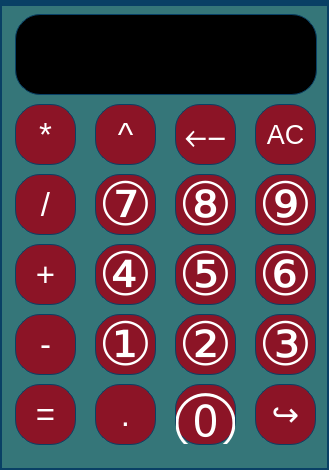
<?xml version="1.0" encoding="UTF-8"?>
<ui version="4.0">
 <class>Controller</class>
 <widget class="QMainWindow" name="Controller">
  <property name="geometry">
   <rect>
    <x>0</x>
    <y>0</y>
    <width>329</width>
    <height>470</height>
   </rect>
  </property>
  <property name="minimumSize">
   <size>
    <width>329</width>
    <height>470</height>
   </size>
  </property>
  <property name="maximumSize">
   <size>
    <width>329</width>
    <height>470</height>
   </size>
  </property>
  <property name="windowTitle">
   <string>Controller</string>
  </property>
  <property name="styleSheet">
   <string notr="true">color: rgb(0, 0, 0);
background-color: rgb(53, 118, 121);
border: 2px solid #094065;</string>
  </property>
  <widget class="QWidget" name="centralwidget">
   <widget class="QPushButton" name="AC_buton">
    <property name="geometry">
     <rect>
      <x>255</x>
      <y>100</y>
      <width>61</width>
      <height>61</height>
     </rect>
    </property>
    <property name="font">
     <font>
      <pointsize>20</pointsize>
     </font>
    </property>
    <property name="styleSheet">
     <string notr="true">color: rgb(255, 255, 255);
background-color: rgb(140, 20, 38);
border-radius: 25px;                     /* &lt;----  20px  */ 
border: 1px solid #094065;</string>
    </property>
    <property name="text">
     <string>AC</string>
    </property>
    <attribute name="buttonGroup">
     <string notr="true">buttonGroup</string>
    </attribute>
   </widget>
   <widget class="QPushButton" name="BackSpase_buton">
    <property name="geometry">
     <rect>
      <x>175</x>
      <y>100</y>
      <width>61</width>
      <height>61</height>
     </rect>
    </property>
    <property name="font">
     <font>
      <pointsize>30</pointsize>
     </font>
    </property>
    <property name="styleSheet">
     <string notr="true">color: rgb(255, 255, 255);
background-color: rgb(140, 20, 38);
border-radius: 25px;                     /* &lt;----  20px  */ 
border: 1px solid #094065;</string>
    </property>
    <property name="text">
     <string>⤌</string>
    </property>
    <attribute name="buttonGroup">
     <string notr="true">buttonGroup</string>
    </attribute>
   </widget>
   <widget class="QPushButton" name="DivWithRem_buton">
    <property name="geometry">
     <rect>
      <x>330</x>
      <y>240</y>
      <width>61</width>
      <height>61</height>
     </rect>
    </property>
    <property name="font">
     <font>
      <pointsize>25</pointsize>
     </font>
    </property>
    <property name="styleSheet">
     <string notr="true">color: rgb(255, 255, 255);
background-color: rgb(140, 20, 38);
border-radius: 25px;                     /* &lt;----  20px  */ 
border: 1px solid #094065;</string>
    </property>
    <property name="text">
     <string>%</string>
    </property>
    <attribute name="buttonGroup">
     <string notr="true">buttonGroup</string>
    </attribute>
   </widget>
   <widget class="QPushButton" name="Div_buton">
    <property name="geometry">
     <rect>
      <x>15</x>
      <y>170</y>
      <width>61</width>
      <height>61</height>
     </rect>
    </property>
    <property name="font">
     <font>
      <pointsize>25</pointsize>
     </font>
    </property>
    <property name="styleSheet">
     <string notr="true">color: rgb(255, 255, 255);
background-color: rgb(140, 20, 38);
border-radius: 25px;                     /* &lt;----  20px  */ 
border: 1px solid #094065;</string>
    </property>
    <property name="text">
     <string>/</string>
    </property>
    <attribute name="buttonGroup">
     <string notr="true">buttonGroup</string>
    </attribute>
   </widget>
   <widget class="QPushButton" name="Seven_buton">
    <property name="geometry">
     <rect>
      <x>95</x>
      <y>170</y>
      <width>61</width>
      <height>61</height>
     </rect>
    </property>
    <property name="font">
     <font>
      <pointsize>45</pointsize>
     </font>
    </property>
    <property name="styleSheet">
     <string notr="true">color: rgb(255, 255, 255);
background-color: rgb(140, 20, 38);
border-radius: 25px;                     /* &lt;----  20px  */ 
border: 1px solid #094065;</string>
    </property>
    <property name="text">
     <string>⑦</string>
    </property>
    <attribute name="buttonGroup">
     <string notr="true">buttonGroup</string>
    </attribute>
   </widget>
   <widget class="QPushButton" name="Eight_buton">
    <property name="geometry">
     <rect>
      <x>175</x>
      <y>170</y>
      <width>61</width>
      <height>61</height>
     </rect>
    </property>
    <property name="font">
     <font>
      <pointsize>45</pointsize>
     </font>
    </property>
    <property name="styleSheet">
     <string notr="true">color: rgb(255, 255, 255);
background-color: rgb(140, 20, 38);
border-radius: 25px;                     /* &lt;----  20px  */ 
border: 1px solid #094065;</string>
    </property>
    <property name="text">
     <string>⑧</string>
    </property>
    <attribute name="buttonGroup">
     <string notr="true">buttonGroup</string>
    </attribute>
   </widget>
   <widget class="QPushButton" name="Nine_buton">
    <property name="geometry">
     <rect>
      <x>255</x>
      <y>170</y>
      <width>61</width>
      <height>61</height>
     </rect>
    </property>
    <property name="font">
     <font>
      <pointsize>45</pointsize>
     </font>
    </property>
    <property name="styleSheet">
     <string notr="true">color: rgb(255, 255, 255);
background-color: rgb(140, 20, 38);
border-radius: 25px;                     /* &lt;----  20px  */ 
border: 1px solid #094065;</string>
    </property>
    <property name="text">
     <string>⑨</string>
    </property>
    <attribute name="buttonGroup">
     <string notr="true">buttonGroup</string>
    </attribute>
   </widget>
   <widget class="QPushButton" name="Mult_buton">
    <property name="geometry">
     <rect>
      <x>15</x>
      <y>100</y>
      <width>61</width>
      <height>61</height>
     </rect>
    </property>
    <property name="font">
     <font>
      <pointsize>25</pointsize>
     </font>
    </property>
    <property name="styleSheet">
     <string notr="true">color: rgb(255, 255, 255);
background-color: rgb(140, 20, 38);
border-radius: 25px;                     /* &lt;----  20px  */ 
border: 1px solid #094065;</string>
    </property>
    <property name="text">
     <string>*</string>
    </property>
    <attribute name="buttonGroup">
     <string notr="true">buttonGroup</string>
    </attribute>
   </widget>
   <widget class="QPushButton" name="Four_buton">
    <property name="geometry">
     <rect>
      <x>95</x>
      <y>240</y>
      <width>61</width>
      <height>61</height>
     </rect>
    </property>
    <property name="font">
     <font>
      <pointsize>45</pointsize>
     </font>
    </property>
    <property name="styleSheet">
     <string notr="true">color: rgb(255, 255, 255);
background-color: rgb(140, 20, 38);
border-radius: 25px;                     /* &lt;----  20px  */ 
border: 1px solid #094065;</string>
    </property>
    <property name="text">
     <string>④</string>
    </property>
    <attribute name="buttonGroup">
     <string notr="true">buttonGroup</string>
    </attribute>
   </widget>
   <widget class="QPushButton" name="Five_buton">
    <property name="geometry">
     <rect>
      <x>175</x>
      <y>240</y>
      <width>61</width>
      <height>61</height>
     </rect>
    </property>
    <property name="font">
     <font>
      <pointsize>45</pointsize>
     </font>
    </property>
    <property name="styleSheet">
     <string notr="true">color: rgb(255, 255, 255);
background-color: rgb(140, 20, 38);
border-radius: 25px;                     /* &lt;----  20px  */ 
border: 1px solid #094065;</string>
    </property>
    <property name="text">
     <string>⑤</string>
    </property>
    <attribute name="buttonGroup">
     <string notr="true">buttonGroup</string>
    </attribute>
   </widget>
   <widget class="QPushButton" name="Six_buton">
    <property name="geometry">
     <rect>
      <x>255</x>
      <y>240</y>
      <width>61</width>
      <height>61</height>
     </rect>
    </property>
    <property name="font">
     <font>
      <pointsize>45</pointsize>
     </font>
    </property>
    <property name="styleSheet">
     <string notr="true">color: rgb(255, 255, 255);
background-color: rgb(140, 20, 38);
border-radius: 25px;                     /* &lt;----  20px  */ 
border: 1px solid #094065;</string>
    </property>
    <property name="text">
     <string>⑥</string>
    </property>
    <attribute name="buttonGroup">
     <string notr="true">buttonGroup</string>
    </attribute>
   </widget>
   <widget class="QPushButton" name="Sub_buton">
    <property name="geometry">
     <rect>
      <x>15</x>
      <y>310</y>
      <width>61</width>
      <height>61</height>
     </rect>
    </property>
    <property name="font">
     <font>
      <pointsize>25</pointsize>
     </font>
    </property>
    <property name="styleSheet">
     <string notr="true">color: rgb(255, 255, 255);
background-color: rgb(140, 20, 38);
border-radius: 25px;                     /* &lt;----  20px  */ 
border: 1px solid #094065;</string>
    </property>
    <property name="text">
     <string>-</string>
    </property>
    <attribute name="buttonGroup">
     <string notr="true">buttonGroup</string>
    </attribute>
   </widget>
   <widget class="QPushButton" name="Three_buton">
    <property name="geometry">
     <rect>
      <x>255</x>
      <y>310</y>
      <width>61</width>
      <height>61</height>
     </rect>
    </property>
    <property name="font">
     <font>
      <pointsize>45</pointsize>
     </font>
    </property>
    <property name="styleSheet">
     <string notr="true">color: rgb(255, 255, 255);
background-color: rgb(140, 20, 38);
border-radius: 25px;                     /* &lt;----  20px  */ 
border: 1px solid #094065;</string>
    </property>
    <property name="text">
     <string>③</string>
    </property>
    <attribute name="buttonGroup">
     <string notr="true">buttonGroup</string>
    </attribute>
   </widget>
   <widget class="QPushButton" name="Sum_buton">
    <property name="geometry">
     <rect>
      <x>15</x>
      <y>240</y>
      <width>61</width>
      <height>61</height>
     </rect>
    </property>
    <property name="font">
     <font>
      <pointsize>25</pointsize>
     </font>
    </property>
    <property name="styleSheet">
     <string notr="true">color: rgb(255, 255, 255);
background-color: rgb(140, 20, 38);
border-radius: 25px;                     /* &lt;----  20px  */ 
border: 1px solid #094065;</string>
    </property>
    <property name="text">
     <string>+</string>
    </property>
    <attribute name="buttonGroup">
     <string notr="true">buttonGroup</string>
    </attribute>
   </widget>
   <widget class="QPushButton" name="Two_buton">
    <property name="geometry">
     <rect>
      <x>175</x>
      <y>310</y>
      <width>61</width>
      <height>61</height>
     </rect>
    </property>
    <property name="font">
     <font>
      <pointsize>45</pointsize>
     </font>
    </property>
    <property name="styleSheet">
     <string notr="true">color: rgb(255, 255, 255);
background-color: rgb(140, 20, 38);
border-radius: 25px;                     /* &lt;----  20px  */ 
border: 1px solid #094065;</string>
    </property>
    <property name="text">
     <string>②</string>
    </property>
    <attribute name="buttonGroup">
     <string notr="true">buttonGroup</string>
    </attribute>
   </widget>
   <widget class="QPushButton" name="One_buton">
    <property name="geometry">
     <rect>
      <x>95</x>
      <y>310</y>
      <width>61</width>
      <height>61</height>
     </rect>
    </property>
    <property name="font">
     <font>
      <pointsize>45</pointsize>
     </font>
    </property>
    <property name="styleSheet">
     <string notr="true">color: rgb(255, 255, 255);
background-color: rgb(140, 20, 38);
border-radius: 25px;                     /* &lt;----  20px  */ 
border: 1px solid #094065;</string>
    </property>
    <property name="text">
     <string>①</string>
    </property>
    <attribute name="buttonGroup">
     <string notr="true">buttonGroup</string>
    </attribute>
   </widget>
   <widget class="QPushButton" name="AdditionalOp_buton">
    <property name="geometry">
     <rect>
      <x>255</x>
      <y>380</y>
      <width>61</width>
      <height>61</height>
     </rect>
    </property>
    <property name="font">
     <font>
      <pointsize>25</pointsize>
     </font>
    </property>
    <property name="styleSheet">
     <string notr="true">color: rgb(255, 255, 255);
background-color: rgb(140, 20, 38);
border-radius: 25px;                     /* &lt;----  20px  */ 
border: 1px solid #094065;</string>
    </property>
    <property name="text">
     <string>↪</string>
    </property>
    <attribute name="buttonGroup">
     <string notr="true">buttonGroup</string>
    </attribute>
   </widget>
   <widget class="QPushButton" name="Zero_buton">
    <property name="geometry">
     <rect>
      <x>175</x>
      <y>380</y>
      <width>61</width>
      <height>61</height>
     </rect>
    </property>
    <property name="font">
     <font>
      <pointsize>45</pointsize>
     </font>
    </property>
    <property name="styleSheet">
     <string notr="true">color: rgb(255, 255, 255);
background-color: rgb(140, 20, 38);
border-radius: 25px;                     /* &lt;----  20px  */ 
border: 1px solid #094065;</string>
    </property>
    <property name="text">
     <string>⓪</string>
    </property>
    <attribute name="buttonGroup">
     <string notr="true">buttonGroup</string>
    </attribute>
   </widget>
   <widget class="QPushButton" name="Point_buton">
    <property name="geometry">
     <rect>
      <x>95</x>
      <y>380</y>
      <width>61</width>
      <height>61</height>
     </rect>
    </property>
    <property name="font">
     <font>
      <pointsize>25</pointsize>
     </font>
    </property>
    <property name="styleSheet">
     <string notr="true">color: rgb(255, 255, 255);
background-color: rgb(140, 20, 38);
border-radius: 25px;                     /* &lt;----  20px  */ 
border: 1px solid #094065;</string>
    </property>
    <property name="text">
     <string>.</string>
    </property>
    <attribute name="buttonGroup">
     <string notr="true">buttonGroup</string>
    </attribute>
   </widget>
   <widget class="QPushButton" name="Eqal_buton">
    <property name="geometry">
     <rect>
      <x>15</x>
      <y>380</y>
      <width>61</width>
      <height>61</height>
     </rect>
    </property>
    <property name="font">
     <font>
      <pointsize>25</pointsize>
     </font>
    </property>
    <property name="styleSheet">
     <string notr="true">color: rgb(255, 255, 255);
background-color: rgb(140, 20, 38);
border-radius: 25px;                     /* &lt;----  20px  */ 
border: 1px solid #094065;</string>
    </property>
    <property name="text">
     <string>=</string>
    </property>
    <attribute name="buttonGroup">
     <string notr="true">buttonGroup</string>
    </attribute>
   </widget>
   <widget class="QPushButton" name="cos_buton">
    <property name="geometry">
     <rect>
      <x>400</x>
      <y>170</y>
      <width>60</width>
      <height>61</height>
     </rect>
    </property>
    <property name="font">
     <font>
      <pointsize>25</pointsize>
     </font>
    </property>
    <property name="styleSheet">
     <string notr="true">color: rgb(255, 255, 255);
background-color: rgb(140, 20, 38);
border-radius: 25px;                     /* &lt;----  20px  */ 
border: 1px solid #094065;</string>
    </property>
    <property name="text">
     <string>cos</string>
    </property>
   </widget>
   <widget class="QPushButton" name="tan_buton">
    <property name="geometry">
     <rect>
      <x>540</x>
      <y>170</y>
      <width>60</width>
      <height>61</height>
     </rect>
    </property>
    <property name="font">
     <font>
      <pointsize>25</pointsize>
     </font>
    </property>
    <property name="styleSheet">
     <string notr="true">color: rgb(255, 255, 255);
background-color: rgb(140, 20, 38);
border-radius: 25px;                     /* &lt;----  20px  */ 
border: 1px solid #094065;</string>
    </property>
    <property name="text">
     <string>tan</string>
    </property>
   </widget>
   <widget class="QPushButton" name="sqrt_buton">
    <property name="geometry">
     <rect>
      <x>400</x>
      <y>100</y>
      <width>60</width>
      <height>61</height>
     </rect>
    </property>
    <property name="font">
     <font>
      <pointsize>25</pointsize>
     </font>
    </property>
    <property name="styleSheet">
     <string notr="true">color: rgb(255, 255, 255);
background-color: rgb(140, 20, 38);
border-radius: 25px;                     /* &lt;----  20px  */ 
border: 1px solid #094065;</string>
    </property>
    <property name="text">
     <string>sqrt</string>
    </property>
   </widget>
   <widget class="QPushButton" name="acos_buton">
    <property name="geometry">
     <rect>
      <x>540</x>
      <y>240</y>
      <width>60</width>
      <height>61</height>
     </rect>
    </property>
    <property name="font">
     <font>
      <pointsize>25</pointsize>
     </font>
    </property>
    <property name="styleSheet">
     <string notr="true">color: rgb(255, 255, 255);
background-color: rgb(140, 20, 38);
border-radius: 25px;                     /* &lt;----  20px  */ 
border: 1px solid #094065;</string>
    </property>
    <property name="text">
     <string>acos</string>
    </property>
   </widget>
   <widget class="QPushButton" name="asin_buton">
    <property name="geometry">
     <rect>
      <x>400</x>
      <y>240</y>
      <width>60</width>
      <height>61</height>
     </rect>
    </property>
    <property name="font">
     <font>
      <pointsize>25</pointsize>
     </font>
    </property>
    <property name="styleSheet">
     <string notr="true">color: rgb(255, 255, 255);
background-color: rgb(140, 20, 38);
border-radius: 25px;                     /* &lt;----  20px  */ 
border: 1px solid #094065;</string>
    </property>
    <property name="text">
     <string>asin</string>
    </property>
   </widget>
   <widget class="QPushButton" name="atan_buton">
    <property name="geometry">
     <rect>
      <x>470</x>
      <y>240</y>
      <width>60</width>
      <height>61</height>
     </rect>
    </property>
    <property name="font">
     <font>
      <pointsize>25</pointsize>
     </font>
    </property>
    <property name="styleSheet">
     <string notr="true">color: rgb(255, 255, 255);
background-color: rgb(140, 20, 38);
border-radius: 25px;                     /* &lt;----  20px  */ 
border: 1px solid #094065;</string>
    </property>
    <property name="text">
     <string>atan</string>
    </property>
   </widget>
   <widget class="QPushButton" name="log_buton">
    <property name="geometry">
     <rect>
      <x>470</x>
      <y>100</y>
      <width>60</width>
      <height>61</height>
     </rect>
    </property>
    <property name="font">
     <font>
      <pointsize>25</pointsize>
     </font>
    </property>
    <property name="styleSheet">
     <string notr="true">color: rgb(255, 255, 255);
background-color: rgb(140, 20, 38);
border-radius: 25px;                     /* &lt;----  20px  */ 
border: 1px solid #094065;</string>
    </property>
    <property name="text">
     <string>log</string>
    </property>
   </widget>
   <widget class="QPushButton" name="ln_buton">
    <property name="geometry">
     <rect>
      <x>540</x>
      <y>100</y>
      <width>60</width>
      <height>61</height>
     </rect>
    </property>
    <property name="font">
     <font>
      <pointsize>25</pointsize>
     </font>
    </property>
    <property name="styleSheet">
     <string notr="true">color: rgb(255, 255, 255);
background-color: rgb(140, 20, 38);
border-radius: 25px;                     /* &lt;----  20px  */ 
border: 1px solid #094065;</string>
    </property>
    <property name="text">
     <string>ln</string>
    </property>
   </widget>
   <widget class="QPushButton" name="sin_buton">
    <property name="geometry">
     <rect>
      <x>470</x>
      <y>170</y>
      <width>60</width>
      <height>61</height>
     </rect>
    </property>
    <property name="font">
     <font>
      <pointsize>25</pointsize>
     </font>
    </property>
    <property name="styleSheet">
     <string notr="true">color: rgb(255, 255, 255);
background-color: rgb(140, 20, 38);
border-radius: 25px;                     /* &lt;----  20px  */ 
border: 1px solid #094065;</string>
    </property>
    <property name="text">
     <string>sin</string>
    </property>
   </widget>
   <widget class="QPushButton" name="open_breck_buton">
    <property name="geometry">
     <rect>
      <x>330</x>
      <y>380</y>
      <width>60</width>
      <height>61</height>
     </rect>
    </property>
    <property name="font">
     <font>
      <pointsize>25</pointsize>
     </font>
    </property>
    <property name="styleSheet">
     <string notr="true">color: rgb(255, 255, 255);
background-color: rgb(140, 20, 38);
border-radius: 25px;                     /* &lt;----  20px  */ 
border: 1px solid #094065;</string>
    </property>
    <property name="text">
     <string>(</string>
    </property>
   </widget>
   <widget class="QPushButton" name="close_breck_buton">
    <property name="geometry">
     <rect>
      <x>330</x>
      <y>310</y>
      <width>60</width>
      <height>61</height>
     </rect>
    </property>
    <property name="font">
     <font>
      <pointsize>25</pointsize>
     </font>
    </property>
    <property name="styleSheet">
     <string notr="true">color: rgb(255, 255, 255);
background-color: rgb(140, 20, 38);
border-radius: 25px;                     /* &lt;----  20px  */ 
border: 1px solid #094065;</string>
    </property>
    <property name="text">
     <string>)</string>
    </property>
   </widget>
   <widget class="QPushButton" name="x_buton">
    <property name="geometry">
     <rect>
      <x>330</x>
      <y>170</y>
      <width>60</width>
      <height>61</height>
     </rect>
    </property>
    <property name="font">
     <font>
      <pointsize>25</pointsize>
     </font>
    </property>
    <property name="styleSheet">
     <string notr="true">color: rgb(255, 255, 255);
background-color: rgb(140, 20, 38);
border-radius: 25px;                     /* &lt;----  20px  */ 
border: 1px solid #094065;</string>
    </property>
    <property name="text">
     <string>X</string>
    </property>
   </widget>
   <widget class="QPushButton" name="degree_buton">
    <property name="geometry">
     <rect>
      <x>95</x>
      <y>100</y>
      <width>61</width>
      <height>61</height>
     </rect>
    </property>
    <property name="font">
     <font>
      <pointsize>25</pointsize>
     </font>
    </property>
    <property name="styleSheet">
     <string notr="true">color: rgb(255, 255, 255);
background-color: rgb(140, 20, 38);
border-radius: 25px;                     /* &lt;----  20px  */ 
border: 1px solid #094065;</string>
    </property>
    <property name="text">
     <string>^</string>
    </property>
   </widget>
   <widget class="QLineEdit" name="InputWindow">
    <property name="geometry">
     <rect>
      <x>15</x>
      <y>10</y>
      <width>302</width>
      <height>81</height>
     </rect>
    </property>
    <property name="styleSheet">
     <string notr="true">color: rgb(255, 255, 255);
background-color: rgb(0, 0, 0);
border-radius: 25px;                     /* &lt;----  20px  */ 
border: 1px solid #094065;</string>
    </property>
    <property name="maxLength">
     <number>255</number>
    </property>
    <property name="frame">
     <bool>true</bool>
    </property>
    <property name="alignment">
     <set>Qt::AlignRight|Qt::AlignTrailing|Qt::AlignVCenter</set>
    </property>
    <property name="readOnly">
     <bool>true</bool>
    </property>
    <property name="cursorMoveStyle">
     <enum>Qt::VisualMoveStyle</enum>
    </property>
   </widget>
   <widget class="QDoubleSpinBox" name="MinX_Box">
    <property name="geometry">
     <rect>
      <x>469</x>
      <y>380</y>
      <width>131</width>
      <height>61</height>
     </rect>
    </property>
    <property name="font">
     <font>
      <pointsize>10</pointsize>
     </font>
    </property>
    <property name="styleSheet">
     <string notr="true">color: rgb(255, 255, 255);
background-color: rgb(0, 0, 0);
border-radius: 25px;                     /* &lt;----  20px  */ 
border: 1px solid #094065;</string>
    </property>
    <property name="wrapping">
     <bool>false</bool>
    </property>
    <property name="frame">
     <bool>true</bool>
    </property>
    <property name="alignment">
     <set>Qt::AlignCenter</set>
    </property>
    <property name="buttonSymbols">
     <enum>QAbstractSpinBox::NoButtons</enum>
    </property>
    <property name="accelerated">
     <bool>false</bool>
    </property>
    <property name="keyboardTracking">
     <bool>true</bool>
    </property>
    <property name="showGroupSeparator" stdset="0">
     <bool>false</bool>
    </property>
    <property name="minimum">
     <double>-1000000.000000000000000</double>
    </property>
    <property name="maximum">
     <double>1000000.000000000000000</double>
    </property>
    <property name="value">
     <double>-100.000000000000000</double>
    </property>
   </widget>
   <widget class="QDoubleSpinBox" name="MaxX_Box">
    <property name="geometry">
     <rect>
      <x>469</x>
      <y>310</y>
      <width>131</width>
      <height>61</height>
     </rect>
    </property>
    <property name="font">
     <font>
      <pointsize>10</pointsize>
     </font>
    </property>
    <property name="styleSheet">
     <string notr="true">color: rgb(255, 255, 255);
background-color: rgb(0, 0, 0);
border-radius: 25px;                     /* &lt;----  20px  */ 
border: 1px solid #094065;</string>
    </property>
    <property name="wrapping">
     <bool>false</bool>
    </property>
    <property name="frame">
     <bool>true</bool>
    </property>
    <property name="alignment">
     <set>Qt::AlignCenter</set>
    </property>
    <property name="buttonSymbols">
     <enum>QAbstractSpinBox::NoButtons</enum>
    </property>
    <property name="specialValueText">
     <string/>
    </property>
    <property name="accelerated">
     <bool>false</bool>
    </property>
    <property name="keyboardTracking">
     <bool>true</bool>
    </property>
    <property name="showGroupSeparator" stdset="0">
     <bool>false</bool>
    </property>
    <property name="minimum">
     <double>-1000000.000000000000000</double>
    </property>
    <property name="maximum">
     <double>1000000.000000000000000</double>
    </property>
    <property name="value">
     <double>100.000000000000000</double>
    </property>
   </widget>
   <widget class="QLabel" name="labelMinx">
    <property name="geometry">
     <rect>
      <x>400</x>
      <y>310</y>
      <width>61</width>
      <height>61</height>
     </rect>
    </property>
    <property name="layoutDirection">
     <enum>Qt::LeftToRight</enum>
    </property>
    <property name="styleSheet">
     <string notr="true">color: rgb(255, 255, 255);

border-radius: 25px;                     /* &lt;----  20px  */ 
border: 1px solid #094065;</string>
    </property>
    <property name="text">
     <string>Max X:</string>
    </property>
    <property name="alignment">
     <set>Qt::AlignCenter</set>
    </property>
   </widget>
   <widget class="QLabel" name="labelMaxx">
    <property name="geometry">
     <rect>
      <x>400</x>
      <y>380</y>
      <width>61</width>
      <height>61</height>
     </rect>
    </property>
    <property name="layoutDirection">
     <enum>Qt::LeftToRight</enum>
    </property>
    <property name="styleSheet">
     <string notr="true">color: rgb(255, 255, 255);

border-radius: 25px;                     /* &lt;----  20px  */ 
border: 1px solid #094065;</string>
    </property>
    <property name="text">
     <string>Min X:</string>
    </property>
    <property name="alignment">
     <set>Qt::AlignCenter</set>
    </property>
   </widget>
   <widget class="QPushButton" name="Exp_buton">
    <property name="geometry">
     <rect>
      <x>330</x>
      <y>100</y>
      <width>61</width>
      <height>61</height>
     </rect>
    </property>
    <property name="font">
     <font>
      <pointsize>25</pointsize>
     </font>
    </property>
    <property name="styleSheet">
     <string notr="true">color: rgb(255, 255, 255);
background-color: rgb(140, 20, 38);
border-radius: 25px;                     /* &lt;----  20px  */ 
border: 1px solid #094065;</string>
    </property>
    <property name="text">
     <string>E</string>
    </property>
   </widget>
  </widget>
  <widget class="QMenuBar" name="menubar">
   <property name="geometry">
    <rect>
     <x>0</x>
     <y>0</y>
     <width>329</width>
     <height>25</height>
    </rect>
   </property>
  </widget>
  <action name="Credit">
   <property name="text">
    <string>Credit</string>
   </property>
  </action>
  <action name="Debit">
   <property name="text">
    <string>Debit</string>
   </property>
  </action>
  <action name="action_2">
   <property name="text">
    <string>Classic</string>
   </property>
  </action>
 </widget>
 <resources/>
 <connections/>
 <buttongroups>
  <buttongroup name="buttonGroup"/>
 </buttongroups>
</ui>
